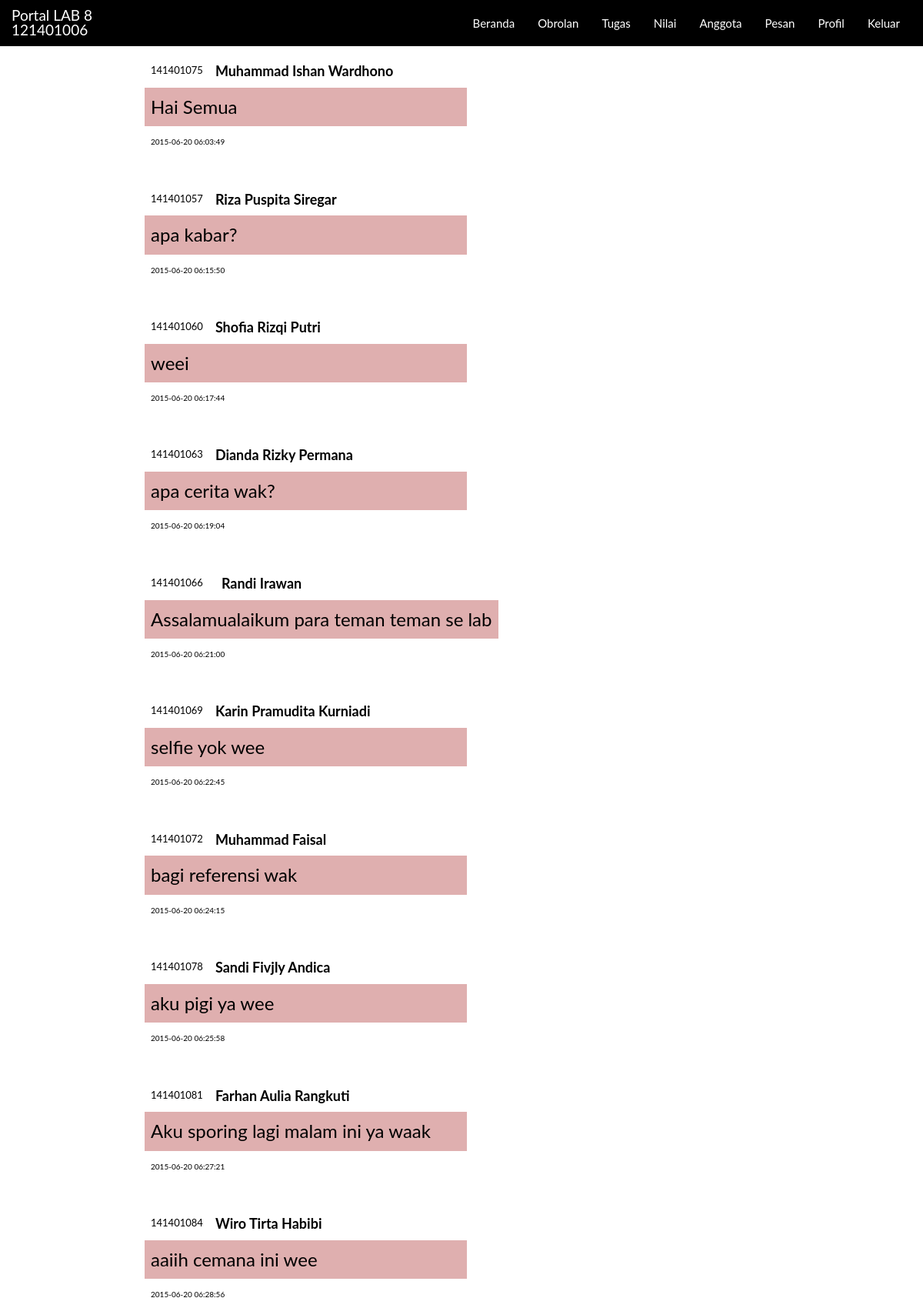
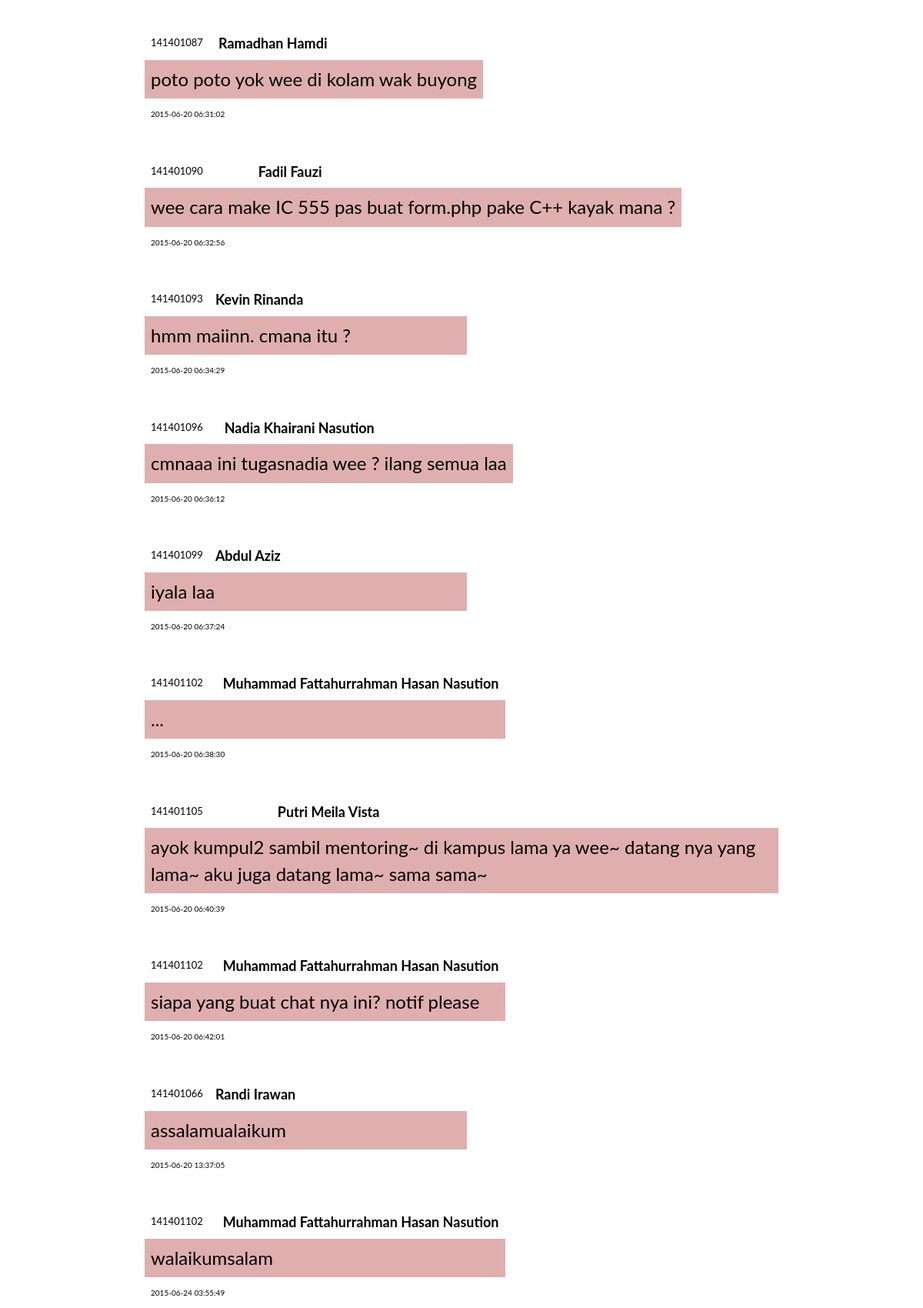
Page /chat.php (signed in, upper part) on the committed database (2 pictures, top to bottom).
### tables this page shows
CREATE TABLE IF NOT EXISTS `home` (
`Nomor` int(10) NOT NULL,
  `NIM` varchar(9) NOT NULL,
  `Nama` varchar(50) NOT NULL,
  `Obrolan` text NOT NULL,
  `Waktu` timestamp NOT NULL DEFAULT CURRENT_TIMESTAMP ON UPDATE CURRENT_TIMESTAMP
);

### chat.php (the view, shortened to what this page needs)
<?php
if(empty($_SESSION["admin"])){
	header('location:index.php');
} else {
$admin = "$_SESSION[admin]";
?>
<!DOCTYPE html>
<html>
<head>
    <link href="css/bootstrap.min.css" rel="stylesheet">
</head>
<body id="page-top" class="index">
	<br><br><br>
	 <nav class="navbar navbar-default navbar-fixed-top">
        <div class="container">
            <div class="navbar-header page-scroll">
                <div class="navbar-brand" style="padding: 10px 0px 10px 0px">Portal LAB 8<br><?php echo $admin ?></div>
            </div>
            <div class="collapse navbar-collapse" id="bs-example-navbar-collapse-1">
                <ul class="nav navbar-nav navbar-right menu">
                    <li class="page-scroll">
                        <a href="news.php">Beranda</a>
                    </li>
                    <li class="page-scroll">
                        <a href="chat.php#bawah">Obrolan</a>
                    </li>
					  <li class="page-scroll">
                        <a href="tugas.php">Tugas</a>
                    </li>
                    <li class="page-scroll">
                        <a href="nilai.php">Nilai</a>
                    </li>
                    <li class="page-scroll">
                        <a href="anggota.php">Anggota</a>
                    </li>
                    <li class="page-scroll">
                        <a href="pesan.php">Pesan</a>
                    </li>
					<li class="page-scroll">
                        <a href="profil.php?id=<?php echo $admin ?>">Profil</a>
					</li>
					<li class="page-scroll">
                        <a href="keluar.php">Keluar</a>
					</li>
                </ul>
            </div>
        </div>
    </nav>
					<table class="table" width=70% align="center">
<?php
					$query = "SELECT * FROM `home`";
					$exe = mysql_query($query);
					while($row = mysql_fetch_assoc($exe))
					{
						$nim  = $row['NIM'];
						$nama = $row['Nama'];
						$waktu  = $row['Waktu'];
						$obrol = $row['Obrolan'];
						if($admin==$nim){
							echo"
							<tr><td>
							<table align=right class='table'>
							<tr><td align=right bgcolor='cccccc'><font size=5>$obrol</font>
							<tr><td align=right><font size=1>$waktu</font></table>
							";
						} else {
							echo"
							<tr><td>
							<table class='table'>
							<tr><td width=20%><font size=2>$nim</font><td><b><font size=4>$nama</font>
							<tr><td colspan=2 bgcolor='dfafaf'><font size=5>$obrol</font>
							<tr><td colspan=2><font size=1>$waktu</font></table>
							";
						}
					}; ?>
				</table>
				<br><br>
</body>
</html>
<?php } ?>

### rows in the picture
home: NIM "141401075", Nama "Muhammad Ishan Wardhono", Obrolan "Hai Semua", Waktu "2015-06-20 06:03:49"
home: NIM "141401057", Nama "Riza Puspita Siregar", Obrolan "apa kabar?", Waktu "2015-06-20 06:15:50"
home: NIM "141401060", Nama "Shofia Rizqi Putri", Obrolan "weei", Waktu "2015-06-20 06:17:44"
home: NIM "141401063", Nama "Dianda Rizky Permana", Obrolan "apa cerita wak?", Waktu "2015-06-20 06:19:04"
home: NIM "141401066", Nama "Randi Irawan", Obrolan "Assalamualaikum para teman teman se lab", Waktu "2015-06-20 06:21:00"
home: NIM "141401069", Nama "Karin Pramudita Kurniadi", Obrolan "selfie yok wee", Waktu "2015-06-20 06:22:45"
home: NIM "141401072", Nama "Muhammad Faisal", Obrolan "bagi referensi wak", Waktu "2015-06-20 06:24:15"
home: NIM "141401078", Nama "Sandi Fivjly Andica", Obrolan "aku pigi ya wee", Waktu "2015-06-20 06:25:58"
home: NIM "141401081", Nama "Farhan Aulia Rangkuti", Obrolan "Aku sporing lagi malam ini ya waak", Waktu "2015-06-20 06:27:21"
home: NIM "141401084", Nama "Wiro Tirta Habibi", Obrolan "aaiih cemana ini wee", Waktu "2015-06-20 06:28:56"
home: NIM "141401087", Nama "Ramadhan Hamdi", Obrolan "poto poto yok wee di kolam wak buyong", Waktu "2015-06-20 06:31:02"
home: NIM "141401090", Nama "Fadil Fauzi", Obrolan "wee cara make IC 555 pas buat form.php pake C++ kayak mana ?", Waktu "2015-06-20 06:32:56"
home: NIM "141401093", Nama "Kevin Rinanda", Obrolan "hmm maiinn. cmana itu ?", Waktu "2015-06-20 06:34:29"
home: NIM "141401096", Nama "Nadia Khairani Nasution", Obrolan "cmnaaa ini tugasnadia wee ? ilang semua laa", Waktu "2015-06-20 06:36:12"
home: NIM "141401099", Nama "Abdul Aziz", Obrolan "iyala laa", Waktu "2015-06-20 06:37:24"
home: NIM "141401102", Nama "Muhammad Fattahurrahman Hasan Nasution", Obrolan "...", Waktu "2015-06-20 06:38:30"
home: NIM "141401105", Nama "Putri Meila Vista", Obrolan "ayok kumpul2 sambil mentoring~ di kampus lama ya wee~ datang nya yang lama~ aku juga datang lama~ sama sama~", Waktu "2015-06-20 06:40:39"
home: NIM "141401102", Nama "Muhammad Fattahurrahman Hasan Nasution", Obrolan "siapa yang buat chat nya ini? notif please", Waktu "2015-06-20 06:42:01"
home: NIM "141401066", Nama "Randi Irawan", Obrolan "assalamualaikum", Waktu "2015-06-20 13:37:05"
home: NIM "141401102", Nama "Muhammad Fattahurrahman Hasan Nasution", Obrolan "walaikumsalam", Waktu "2015-06-24 03:55:49"

### other values in the picture
$admin "121401006"
